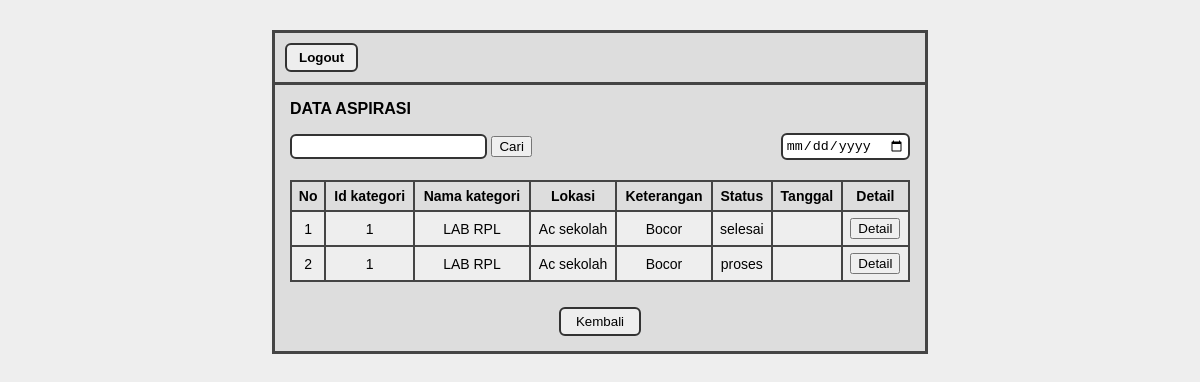
The page /rhayi.ukk/admin/data-pengaduan.php on the database as committed earlier.
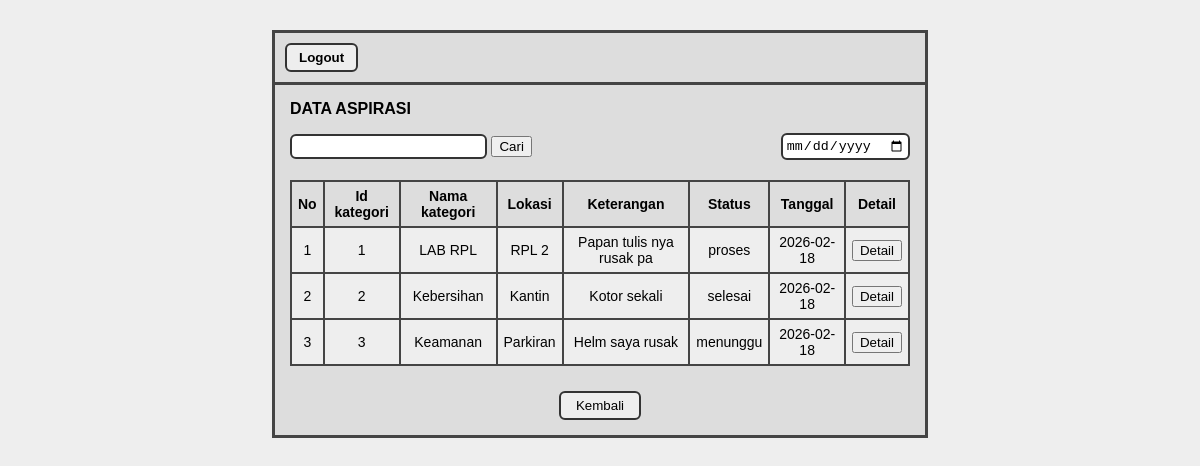
The same page on the database as committed later.
### tables this page shows
CREATE TABLE `tb_aspirasi` (
  `id_pelaporan` int(11) NOT NULL,
  `nis` varchar(225) NOT NULL,
  `id_kategori` int(11) NOT NULL,
  `lokasi` varchar(225) NOT NULL,
  `ket` varchar(225) NOT NULL,
  `status` enum('menunggu','proses','selesai') NOT NULL DEFAULT 'menunggu',
  `feedback` varchar(225) DEFAULT NULL,
  `tanggal` date NOT NULL
);

CREATE TABLE `tb_kategori` (
  `id_kategori` int(11) NOT NULL,
  `ket_kategori` varchar(225) NOT NULL
);

### rhayi.ukk/admin/data-pengaduan.php (the view, shortened to what this page needs)
<!DOCTYPE html>
<html lang="en">
<head>
</head>
<body>
<?php
$koneksi = mysqli_connect("localhost", "root", "", "ujikom_12rpl2_rhayi");
$no = 1;
$query = mysqli_query($koneksi, "SELECT tb_aspirasi.*, tb_kategori.ket_kategori
FROM tb_aspirasi
LEFT JOIN tb_kategori
ON tb_aspirasi.id_kategori = tb_kategori.id_kategori");
?>
<div class="wrapper">
<div class="top">
    <a href="logout.php">
        <button class="logout-btn">Logout</button>
    </a>
</div>
<div class="judul">DATA ASPIRASI</div>
<div class="filter">
<div>
<input class="cari">
<button>Cari</button>
</div>
<input type="date" class="tanggal">
</div>
<div class="table-box">
<table>
<tr>
<th>No</th>
<th>Id kategori</th>
<th>Nama kategori</th>
<th>Lokasi</th>
<th>Keterangan</th>
<th>Status</th>
<th>Tanggal</th>
<th>Detail</th>
</tr>
<?php while ($data = mysqli_fetch_assoc($query)) { ?>
<tr>
<td><?= $no++ ?></td>
<td><?= $data['id_kategori'] ?></td>
<td><?= $data['ket_kategori'] ?></td>
<td><?= $data['lokasi'] ?></td>
<td><?= $data['ket'] ?></td>
<td><?= $data['status'] ?></td>
<td><?= $data['tanggal'] ?></td>
<td>
<a href="detail-pengaduan.php?id=<?= $data['id_pelaporan'] ?>">
<button>Detail</button>
</a>
</td>
</tr>
<?php } ?>
</table>
</div>
<div class="footer">
<button class="back" onclick="history.back()">Kembali</button>
</div>
</div>
</body>
</html>

### rhayi.ukk/admin/data-pengaduan.php (style rules this page uses)
body { background:#eee; font-family: Arial, Helvetica, sans-serif; }
.wrapper { width:650px; margin:30px auto; border:3px solid #444; background:#ddd; }
.top { border-bottom:3px solid #444; padding:10px; }
.logout-btn { padding:5px 12px; border:2px solid #333; border-radius:6px; background:#eee; font-weight:bold; }
.judul { font-weight:bold; padding:15px; }
.filter { display:flex; justify-content:space-between; align-items:center; padding:0 15px 10px 15px; }
.cari { border:2px solid #333; border-radius:6px; padding:3px 8px; }
.tanggal { border:2px solid #333; border-radius:6px; padding:3px; }
.table-box { padding:10px 15px; }
table { width:100%; border-collapse:collapse; background:#eee; }
th, td { border:2px solid #444; padding:6px; font-size:14px; text-align:center; }
th { background:#ddd; }
.footer { text-align:center; padding:15px; }
.back { padding:5px 15px; border:2px solid #333; border-radius:6px; background:#eee; }

Rows that differ between the two databases and show on the page:
removed tb_aspirasi: id_kategori "1", id_kategori.ket_kategori "LAB RPL", lokasi "Ac sekolah", ket "Bocor", status "selesai"
removed tb_aspirasi: id_kategori "1", id_kategori.ket_kategori "LAB RPL", lokasi "Ac sekolah", ket "Bocor", status "proses"
added tb_aspirasi: id_kategori "1", id_kategori.ket_kategori "LAB RPL", lokasi "RPL 2", ket "Papan tulis nya rusak pa", status "proses", tanggal "2026-02-18"
added tb_aspirasi: id_kategori "2", id_kategori.ket_kategori "Kebersihan", lokasi "Kantin", ket "Kotor sekali", status "selesai", tanggal "2026-02-18"
added tb_aspirasi: id_kategori "3", id_kategori.ket_kategori "Keamanan", lokasi "Parkiran", ket "Helm saya rusak", status "menunggu", tanggal "2026-02-18"
